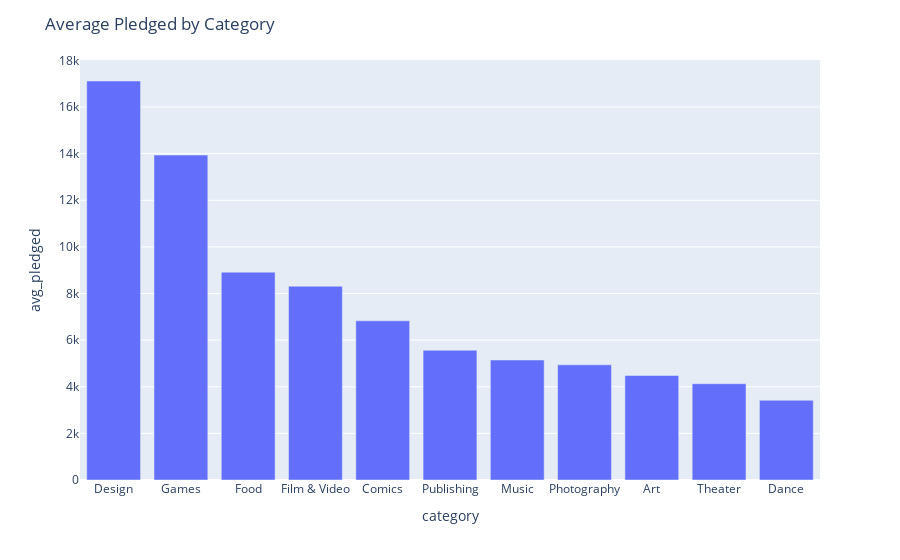

Here is the notebook cell this chart was saved with:
### Code cell
categories_high_counts = categories_high_counts.sort_values('avg_pledged', ascending=False)
fig = px.bar(categories_high_counts,categories_high_counts.index,'avg_pledged')
fig.update_layout(hovermode="x unified", title="Average Pledged by Category")
fig.show()

### Figure 1 — Plotly figure (JSON) as saved in the notebook; plotly's stock layout.template omitted (floating-point values rounded to 4 significant figures)
{"data": [{"alignmentgroup": "True", "hovertemplate": "category=%{x}<br>avg_pledged=%{y}<extra></extra>", "legendgroup": "", "marker": {"color": "#636efa"}, "name": "", "offsetgroup": "", "orientation": "v", "showlegend": false, "textposition": "auto", "type": "bar", "x": ["Design", "Games", "Food", "Film & Video", "Comics", "Publishing", "Music", "Photography", "Art", "Theater", "Dance"], "xaxis": "x", "y": [17120.0, 13940.0, 8916.0, 8313.0, 6830.0, 5566.0, 5148.0, 4942.0, 4483.0, 4130.0, 3419.0], "yaxis": "y"}], "layout": {"barmode": "relative", "hovermode": "x unified", "legend": {"tracegroupgap": 0}, "margin": {"t": 60}, "title": {"text": "Average Pledged by Category"}, "xaxis": {"anchor": "y", "domain": [0, 1], "title": {"text": "category"}}, "yaxis": {"anchor": "x", "domain": [0, 1], "title": {"text": "avg_pledged"}}}}
